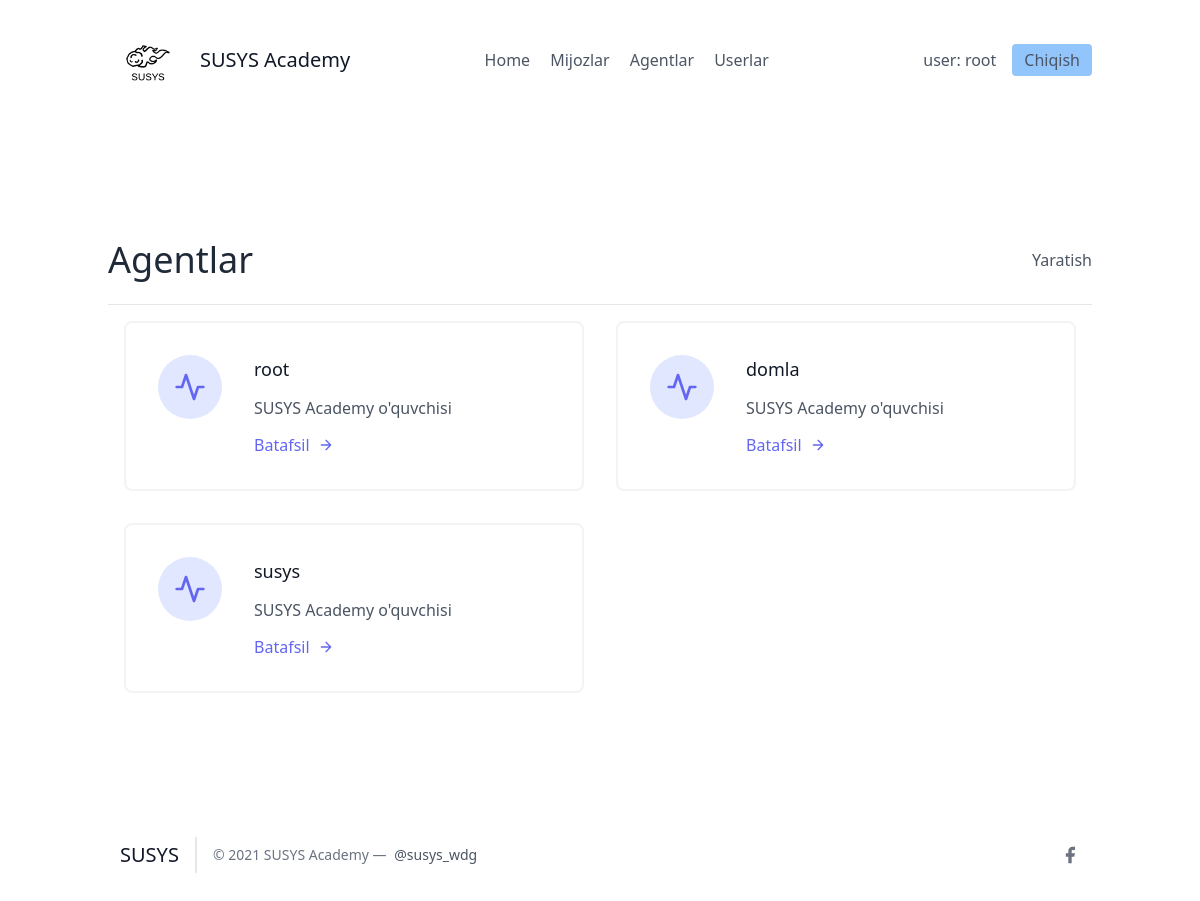
The page /agents/ (signed in) on the database as committed earlier.
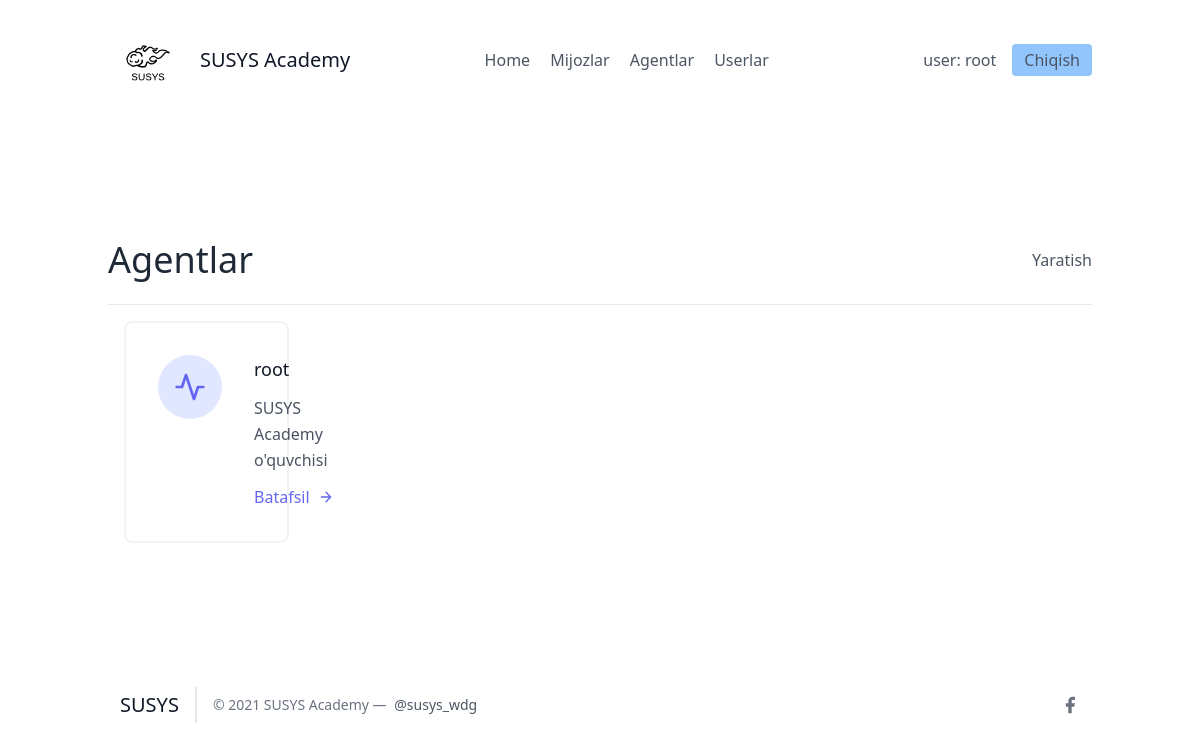
The same page on the database as committed later.
### leads/models.py (models this page shows, shortened)
class Agent(models.Model):
  user = models.OneToOneField(User, on_delete=models.CASCADE)
  profil = models.ForeignKey(UserProfil, on_delete=models.CASCADE)

class User(AbstractUser):
  pass

### agents/views.py (the view)
# urls.py: path('', AgentListView.as_view(), name = "agent-list"),
class AgentListView(LoginRequiredMixin, generic.ListView):
  template_name = "agents/list.html"
  def get_queryset(self):
    return Agent.objects.all()

### agents/templates/agents/list.html (shortened to what this page needs)
{% extends 'main.html' %}
{% block content %}
<section class="text-gray-600 body-font">
  <div class="container px-5 py-24 mx-auto flex flex-wrap">
    <div class="w-full py-6 flex justify-between items-center border-b border-gray-200">
        <div>
            <h1 class="text-4xl text-gray-800">Agentlar</h1>
        </div>
        <div>
            <a class="y=text-gray-500 hover:text-blue-700" href="{% url 'leads:lead-create' %}">Yaratish</a>
        </div>
    </div>
    <div class="flex flex-wrap">
      {% for agent in object_list %}
      <div class="p-4 lg:w-1/2 md:w-full">
        <div class="flex border-2 rounded-lg border-gray-200 border-opacity-50 p-8 sm:flex-row flex-col">
          <div class="w-16 h-16 sm:mr-8 sm:mb-0 mb-4 inline-flex items-center justify-center rounded-full bg-indigo-100 text-indigo-500 flex-shrink-0">
            <svg fill="none" stroke="currentColor" stroke-linecap="round" stroke-linejoin="round" stroke-width="2" class="w-8 h-8" viewBox="0 0 24 24">
              <path d="M22 12h-4l-3 9L9 3l-3 9H2"></path>
            </svg>
          </div>
          <div class="flex-grow">
            <h2 class="text-gray-900 text-lg title-font font-medium mb-3">{{agent.user.username}}</h2>
            <p class="leading-relaxed text-base">SUSYS Academy o'quvchisi</p>
            <a href="" class="mt-3 text-indigo-500 inline-flex items-center">Batafsil
              <svg fill="none" stroke="currentColor" stroke-linecap="round" stroke-linejoin="round" stroke-width="2" class="w-4 h-4 ml-2" viewBox="0 0 24 24">
                <path d="M5 12h14M12 5l7 7-7 7"></path>
              </svg>
            </a>
          </div>
        </div>
      </div>
      {% endfor %}
    </div>
  </div>
</section>
{% endblock %}

Rows that differ between the two databases and show on the page:
removed Agent: user.username "domla"
removed Agent: user.username "susys"
